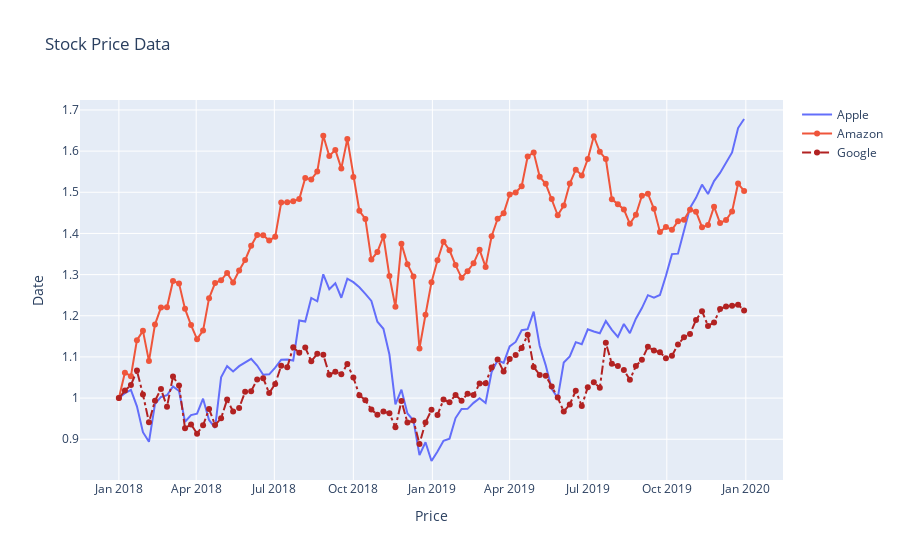

Write notebook code for a chart like this one.
### Code cell
fig = go.Figure()
fig.add_trace(go.Scatter(x = df_stocks.date,
                         y = df_stocks.AAPL,
                         mode = 'lines', 
                         name = 'Apple'
                        )
             )
fig.add_trace(go.Scatter(x = df_stocks.date,
                         y = df_stocks.AMZN,
                         mode = 'lines+markers',
                         name = 'Amazon'
                        )
             )
fig.add_trace(go.Scatter(x = df_stocks.date, 
                         y = df_stocks.GOOG,
                         mode = 'lines+markers',
                         name = 'Google', 
                         line = dict(color='firebrick', 
                                     width=2, 
                                     dash='dashdot'
                                     )
                        )
             )
fig.update_layout(title = "Stock Price Data", 
                  xaxis_title = 'Price', 
                  yaxis_title = 'Date'
                 )
